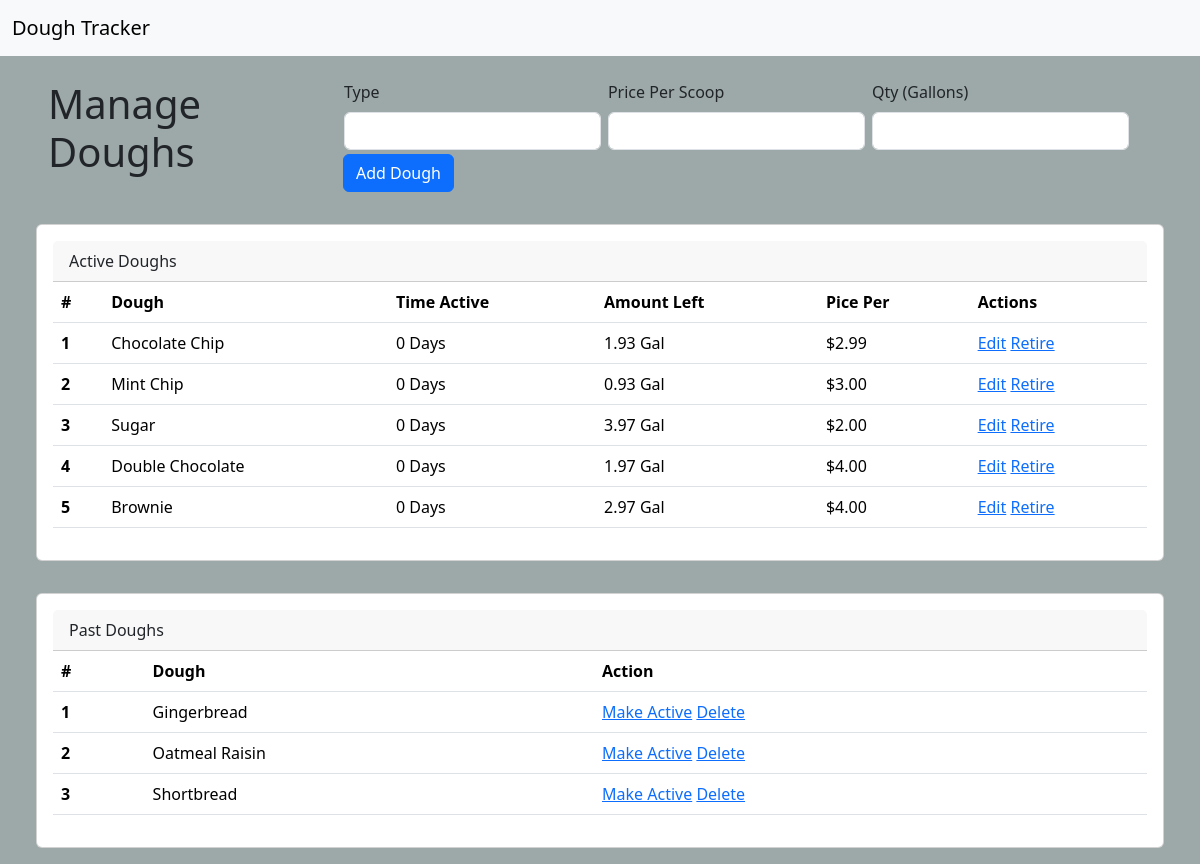
/manage, run on the app's committed database.
### app.py (models this page shows)
class Dough(db.Model):
    id = db.Column(db.Integer, nullable=False, primary_key=True)
    type = db.Column(db.String, nullable=False)
    price_per = db.Column(db.Float, nullable=False)
    qty = db.Column(db.Float, nullable=False)
    date_made = db.Column(db.DateTime, nullable=False)
    active = db.Column(db.Boolean, default=True)

### app.py (the view, shortened to what this page needs)
@app.route('/manage', methods=["GET", "POST"])
def manage():
    active_doughs = Dough.query.filter_by(active = True)
    past_doughs = Dough.query.filter_by(active = False)
    return render_template('manage.html', active_doughs=active_doughs, now=datetime.datetime.now(), past_doughs=past_doughs)

### templates/manage.html (shortened to what this page needs)
{% extends "base.html" %}
{% block body %}
<div class="container-fluid mt-4 px-5">
    <div class="d-flex">
        <h1 class="pe-3 m-0">Manage Doughs</h1>
        <form action="" method="post">
            <div class="input-group mb-3">
                <div class="me-2">
                    <label for="exampleInputEmail1" class="form-label">Type</label>
                    <input name="type" type="text" class="form-control" id="exampleInputEmail1" aria-describedby="emailHelp">
                </div>
                <div class="me-2">
                    <label for="exampleInputEmail1" class="form-label">Price Per Scoop</label>
                    <input name="price_per" type="text" class="form-control" id="exampleInputEmail1" aria-describedby="emailHelp">
                </div>
                <div>
                    <label for="exampleInputEmail1" class="form-label">Qty (Gallons)</label>
                    <input name="qty" type="text" class="form-control" id="exampleInputEmail1" aria-describedby="emailHelp">
                </div>
                <div class="d-flex mt-1">
                    <button type="submit" class="btn btn-primary align-self-end">Add Dough</button>
                </div>
            </div>
        </form>
    </div>
    <div class="row justify-content-center">
        <div class="card p-3 m-3">
            <div class="card-header">
                Active Doughs
            </div>
            <table class="table">
                <thead>
                <tr>
                    <th scope="col">#</th>
                    <th scope="col">Dough</th>
                    <th scope="col">Time Active</th>
                    <th scope="col">Amount Left</th>
                    <th scope="col">Pice Per</th>
                    <th scope="col">Actions</th>
                </tr>
                </thead>
                <tbody>
                    {% for dough in active_doughs %}
                        <tr>
                            <th scope="row">{{ loop.index }}</th>
                            <td>{{ dough.type }}</td>
                            <td>{{ (now - dough.date_made).days }} Days</td>
                            <td>{{ dough.qty|round(2, 'floor') }} Gal</td>
                            <td>{{ "${:,.2f}".format(dough.price_per) }}</td>
                            <td><a href="{{ url_for('edit_dough', id=dough.id) }}">Edit</a> <a href="{{ url_for('change_dough_status', id=dough.id) }}">Retire</a></td>
                        </tr>
                    {% endfor %}
                </tbody>
            </table>
        </div>
    </div>
    <div class="row justify-content-center">
        <div class="card p-3 m-3">
            <div class="card-header">
                Past Doughs
            </div>
            <table class="table">
                <thead>
                <tr>
                    <th scope="col">#</th>
                    <th scope="col">Dough</th>
                    <th scope="col">Action</th>
                </tr>
                </thead>
                <tbody>
                    {% for dough in past_doughs %}
                        <tr>
                            <th scope="row">{{ loop.index }}</th>
                            <td>{{ dough.type }}</td>
                            <td><a href="{{ url_for('change_dough_status', id=dough.id) }}">Make Active</a> <a onclick="return confirm('Are you sure you want to delete this dough?');" href="{{ url_for('delete_dough', id=dough.id) }}">Delete</a></td>
                        </tr>
                    {% endfor %}
                </tbody>
            </table>
        </div>
    </div>
</div>
{% endblock body %}

### templates/base.html (shortened to what this page needs)
<!DOCTYPE html>
<html lang="en">
<head>
    <link href="https://cdn.jsdelivr.net/npm/bootstrap@5.3.2/dist/css/bootstrap.min.css" rel="stylesheet">
</head>
<body style="background-color: rgb(157, 169, 169);">
    <nav class="navbar navbar-expand-lg bg-body-tertiary">
        <div class="container-fluid">
            <a class="navbar-brand" href="#">Dough Tracker</a>
        </div>
    </nav>
    {% block body %}{% endblock body %}
</body>
</html>

### data on the page
Dough: type "Chocolate Chip", (now-dough.date_made).days "0", qty "1.93", price_per "$2.99"
Dough: type "Mint Chip", (now-dough.date_made).days "0", qty "0.93", price_per "$3.00"
Dough: type "Sugar", (now-dough.date_made).days "0", qty "3.97", price_per "$2.00"
Dough: type "Double Chocolate", (now-dough.date_made).days "0", qty "1.97", price_per "$4.00"
Dough: type "Brownie", (now-dough.date_made).days "0", qty "2.97", price_per "$4.00"
Dough: type "Gingerbread"
Dough: type "Oatmeal Raisin"
Dough: type "Shortbread"
